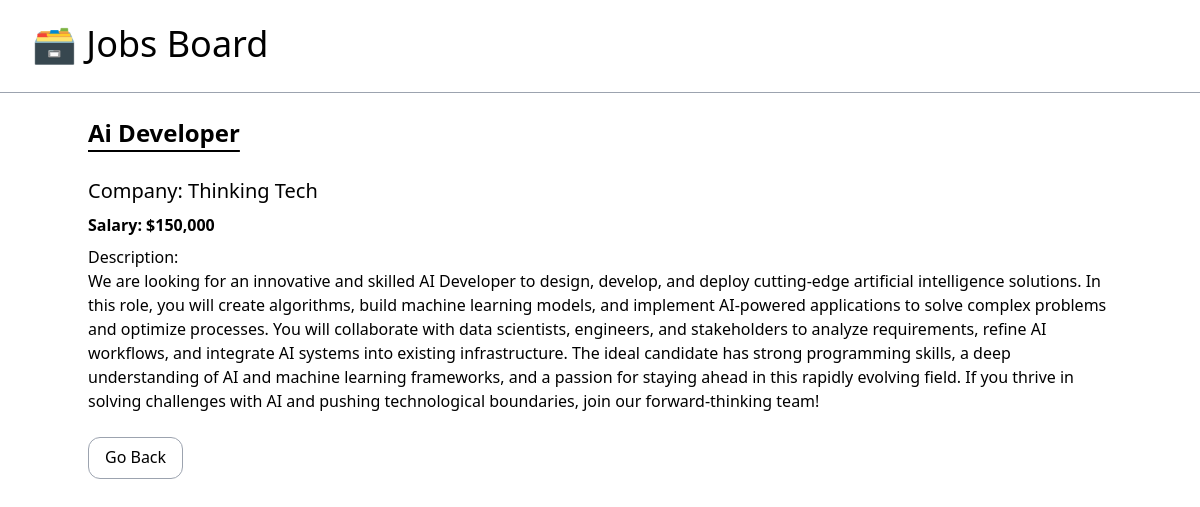
The page /jobs/6/ on the database its author committed.
### S05_JobsBoardApp/models.py (models this page shows, shortened)
class JobPosting(models.Model):
    title = models.CharField(max_length=100)
    description = models.TextField()
    company = models.CharField(max_length=100)
    salary = models.IntegerField()
    is_active = models.BooleanField(default=False)

### S05_JobsBoardApp/views.py (the view)
def jobs_detail(request, job_id):
    job = get_object_or_404(JobPosting, id=job_id, is_active=True)
    return render(request=request, template_name="S05_JobsBoardApp/detail.html", context={"job": job})

### S05_JobsBoardApp/templates/S05_JobsBoardApp/detail.html
{% extends 'S05_JobsBoardApp/_base.html' %}
{% load humanize %}
{% block content %}
<div class="mt-6 mx-auto">
    <h2 class="text-2xl font-semibold underline underline-offset-8 pb-7">{{ job.title|title }}</h2>
    <p class="text-xl pb-2">Company: {{ job.company|title }}</p>
    <p class="font-semibold pb-2">Salary: ${{ job.salary|intcomma }}</p>
    <p class="pb-8">Description:<br>{{ job.description }}</p>
    <a class="border rounded-xl border-gray-400 pt-2 px-4 hover:bg-gray-200 pb-2.5" href="{% url 'jobs-home' %}">
        Go Back
    </a>
</div>
{% endblock content %}

### rows shown on the page
JobPosting: title "Ai Developer", company "Thinking Tech", salary "150,000", description "We are looking for an innovative and skilled AI Developer to design, develop, and deploy cutting-edge artificial intelligence solutions. In this role, you will create algorithms, build machine learning models, and implement AI-powered applications to solve complex problems and optimize processes. You will collaborate with data scientists, engineers, and stakeholders to analyze requirements, refine AI workflows, and integrate AI systems into existing infrastructure. The ideal candidate has strong programming skills, a deep understanding of AI and machine learning frameworks, and a passion for staying ahead in this rapidly evolving field. If you thrive in solving challenges with AI and…"
